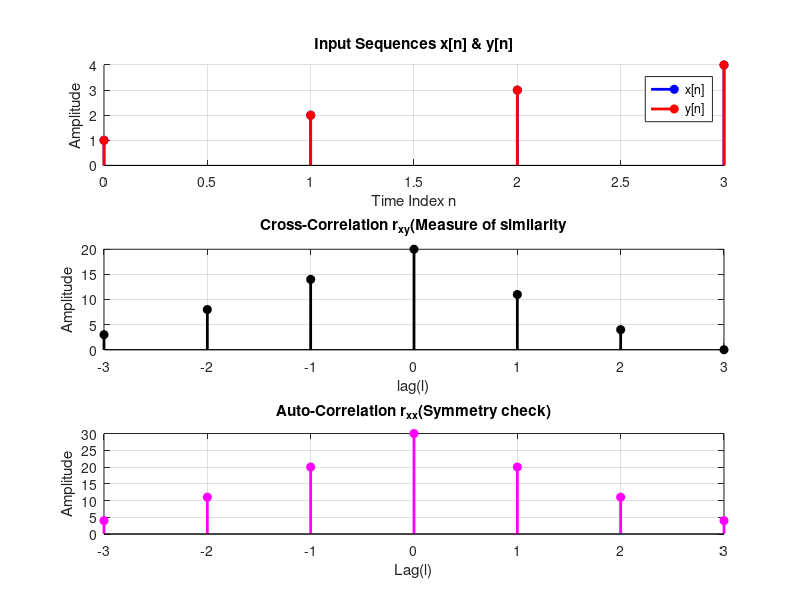

Here is the MATLAB script that generated this plot:
clc;clear; close all;

%% 1.Define the sequence(Reference signal) 
x=[1,2,3,4];

%Sequence y: The signal we are comparing
y=[0,1,2,3];

%% 2.Calculate cross-correlation and the lag indices(lags)
[r_xy,lags] = xcorr(x,y);

%% 3.Calculate Auto-Correlation(for comparison)
[r_xx,lags_xx]=xcorr(x,x);

%% 4.Visualization 
figure('Name','Correlation Analysis',"Color",'w');

%Plot input Sequences
subplot(3,1,1);
hold on;
stem(0:3,x,'filled','b','LineWidth',2,'DisplayName','x[n]');
stem(0:3,x,'filled','r','LineWidth',2,'DisplayName','y[n]');
hold off;
grid on;legend;
title("Input Sequences x[n] & y[n]");
xlabel("Time Index n"); ylabel("Amplitude");

%Plot Cross-Correlation
subplot(3,1,2);
stem(lags,r_xy,'filled','k','LineWidth',2);
grid on;
title("Cross-Correlation r_{xy}(Measure of similarity");
xlabel("lag(l)");ylabel("Amplitude");

%Plot Auto-Correlation
subplot(3,1,3);
stem(lags_xx,r_xx,"filled","m",'LineWidth',2);
grid on;
title("Auto-Correlation r_{xx}(Symmetry check)");
xlabel("Lag(l)");ylabel("Amplitude");

%Display Max Correlation lag
[max_val,max_idx]=max(r_xy);
optimal_lag=lags(max_idx);
disp(["The sequence are most similar at lag:",num2str(optimal_lag)]);
